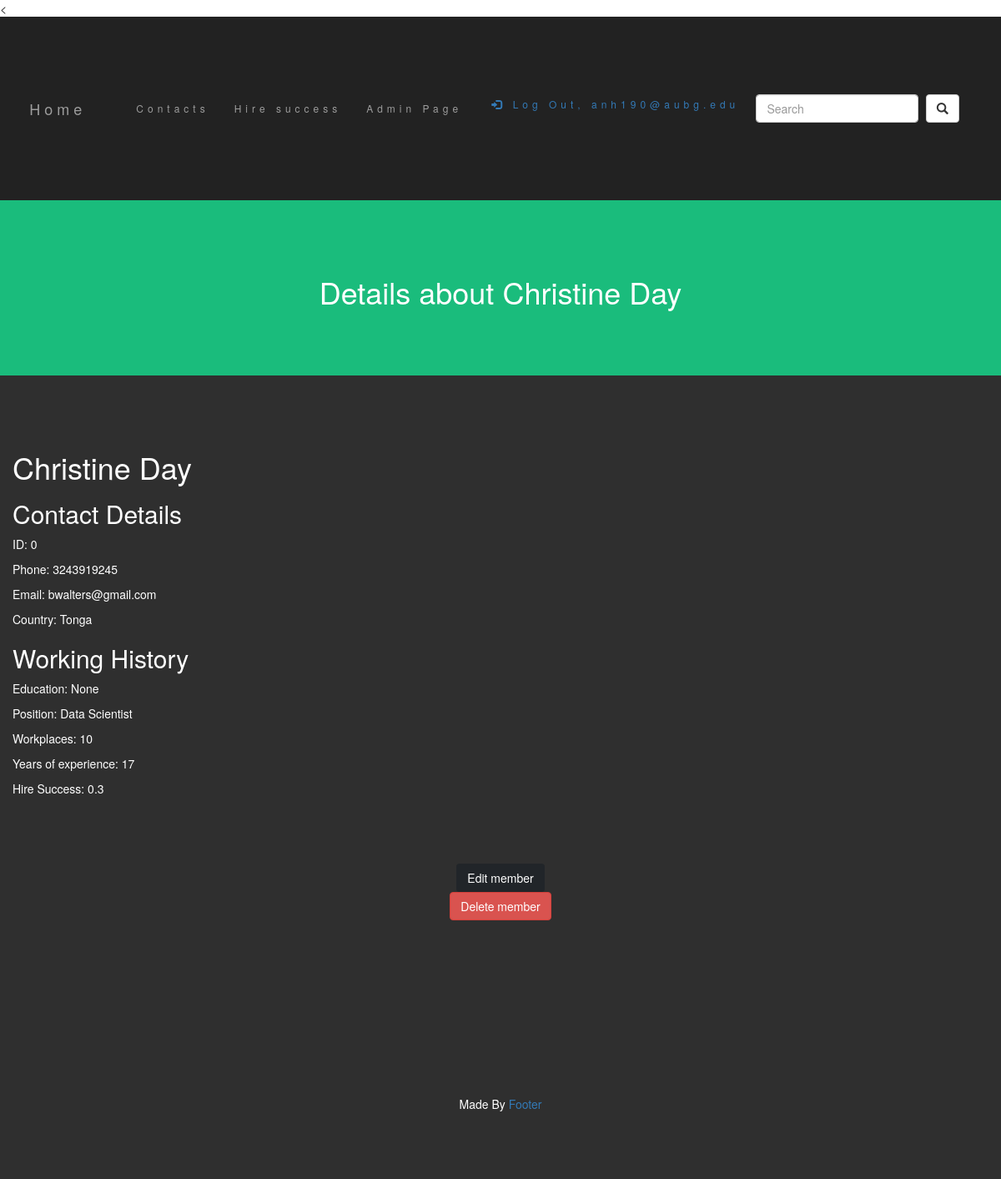
The app's page /home/search/details/0 (signed in) with its own data.
### crm_project/models.py (models this page shows, shortened)
class Member(models.Model):
  firstname = models.CharField(max_length=255)
  lastname = models.CharField(max_length=255)
  phone = models.CharField(null=True, max_length=255)
  email = models.EmailField(null=True)
  country = models.CharField(max_length=255, null=True)
  id = models.IntegerField(primary_key=True)
  education = models.CharField(max_length=255, null=True)
  desired_position = models.CharField(max_length=255, null=True)
  amount_of_workplaces = models.IntegerField(null=True)
  total_years_of_exp = models.IntegerField(null=True)
  hire_success = models.FloatField(null=True)

### crm_project/views.py (the view)
# urls.py: path('home/search/details/<int:id>', views.details, name='details'),
@login_required
def details(request, id):
  mymember = Member.objects.get(id=id)
  template = loader.get_template('details.html')
  context = {
    'mymember': mymember,
  }
  return HttpResponse(template.render(context, request))

### crm_project/templates/details.html (shortened to what this page needs)
{% include "header.html" %}
{% block content %}
  <div class="container-fluid bg-2 text-center">
    <h1> Details about {{ mymember.firstname }} {{ mymember.lastname }} </h1>
  </div>
  <div class = "container-fluid bg-3 text-left">
    <h1>{{ mymember.firstname }} {{ mymember.lastname }}</h1>
    <h2>Contact Details</h2>
    <p>ID: {{ mymember.id }}</p>
    <p>Phone: {{ mymember.phone }}</p>
    <p>Email: {{ mymember.email }}</p>
    <p>Country: {{ mymember.country }}</p>
    <h2>Working History</h2>
    <p>Education: {{ mymember.education }}</p>
    <p>Position: {{ mymember.desired_position }}</p>
    <p>Workplaces: {{ mymember.amount_of_workplaces }}</p>
    <p>Years of experience: {{ mymember.total_years_of_exp }}</p>
    <p>Hire Success: {{ mymember.hire_success }}</p>
    <div class="container-fluid bg-4 text-center">
      <a href="{% url 'edit_details' mymember.id %}" class="btn btn-dark">Edit member</a>
        <form method="POST" action="{% url 'delete_member' mymember.id %}">
            <button type="submit" class="btn btn-danger">Delete member</button>
        </form>
    </div>
  </div>
  <footer class="container-fluid bg-5 text-center">
    <p> Made By <a href="#">Footer</a></p>
  </footer>
{% endblock %}

### crm_project/templates/header.html (shortened to what this page needs)
<!DOCTYPE html>
<html lang="en">
<link href="https://cdn.jsdelivr.net/npm/bootstrap@5.3.0-alpha1/dist/css/bootstrap.min.css" rel="stylesheet">
<link rel="stylesheet" href="https://maxcdn.bootstrapcdn.com/bootstrap/3.4.1/css/bootstrap.min.css">
<nav class="navbar navbar-inverse navbar-expand-lg">
  <div class="container-fluid">
    <div class="navbar-header">
      <a class="active navbar-brand" href="{% url 'home' %}">Home</a>
    </div>
<ul class="nav navbar-nav">
      <li class=""><a href="{% url 'contacts' %}">Contacts</a></li>
      <li><a href="{% url 'main' %}">Hire success</a></li>
      <li><a href="admin/">Admin Page</a></li>
    </ul>
<ul class="nav navbar-nav navbar-right">
    {% if user.is_authenticated %}
  <p><a href="{% url 'logout' %}"><span class="glyphicon glyphicon-log-in"></span> Log Out, {{ user.username }}</a></p>
{% else %}
  <p>You are not logged in</p>
  <a href="{% url 'login' %}"><span class="glyphicon glyphicon-log-in"></span> Log In</a>
{% endif %}
    </ul>
      <form class="navbar-form navbar-left" action="{% url 'contact_search' %}" method="get">
      <div class="form-group">
        <input type="text" name="q" class="form-control" placeholder="Search">
      </div>
      <button type="submit" class="btn btn-default">
      <i class="glyphicon glyphicon-search"></i>
      </button>
    </form>
  </div>
</nav>

### crm_project/templates/header.html (style rules this page uses)
.bg-2 { background-color: #1abc7c; color: #ffffff; }
.container-fluid { padding-top: 70px; padding-bottom: 70px; }
.navbar { padding-top: 15px; padding-bottom: 15px; border: 0; border-radius: 0; margin-bottom: 0; font-size: 12px; letter-spacing: 5px; }
.bg-3 { background-color: #2f2f2f; color: #ffffff; }
.bg-4 { background-color: #2f2f2f; color: #ffffff; }
.bg-5 { background-color: #2f2f2f; color: #ffffff; }

### records on screen
Member: firstname "Christine", lastname "Day", id "0", phone "3243919245", email "bwalters@gmail.com", country "Tonga", education "None", desired_position "Data Scientist", amount_of_workplaces "10", total_years_of_exp "17", hire_success "0.3"

### other values on screen
{{ user.username }} "anh190@aubg.edu"
